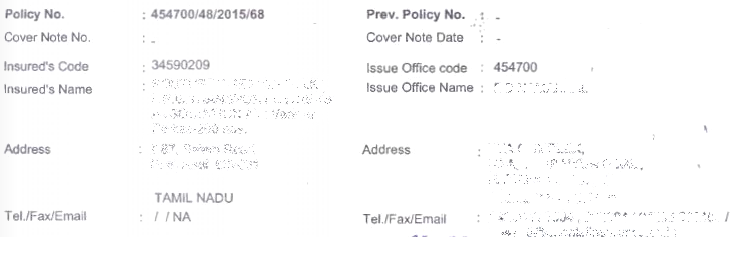
#> input picture image_resources/document_field.png, 746 x 256 px, found by its file name; the run also reads 2 pictures not shown here
$ python 44_a_DocumentFieldDetection.py
#> lines starting #> are read from the running program, lines starting #| are printed output that depends on the picture

import cv2
import numpy as np
import imutils

# https://www.geeksforgeeks.org/python-document-field-detection-using-template-matching/

'''
Approach:

Clip/Crop field images from the main document and use them as separate templates.
Define/tune thresholds for different fields.
Apply template matching for each cropped field template using OpenCV function cv2.matchTemplate()
Draw bounding boxes using the coordinates of rectangles fetched from template matching.
Optional: Augment field templates and fine tune threshold to improve result for different document images.
'''

field_threshold = { "prev_policy_no" : 0.7,
                    "address"        : 0.7,
                  }

# Function to Generate bounding
# boxes around detected fields
def getBoxed(img, img_gray, template, field_name = "policy_no"):

    w, h = template.shape[::-1]

    # Apply template matching
    res = cv2.matchTemplate(img_gray, template,
                           cv2.TM_CCOEFF_NORMED)

    hits = np.where(res >= field_threshold[field_name])

    # Draw a rectangle around the matched region.
    for pt in zip(*hits[::-1]):
        cv2.rectangle(img, pt, (pt[0] + w, pt[1] + h),
                                    (0, 255, 255), 2)

        y = pt[1] - 10 if pt[1] - 10 > 10 else pt[1] + h + 20

        cv2.putText(img, field_name, (pt[0], y),
            cv2.FONT_HERSHEY_SIMPLEX, 0.8, (0, 0, 255), 1)

    return img


# Driver Function
if __name__ == '__main__':

    # Read the original document image
    img    = cv2.imread('/home/dewatic/Documents/openCV-Basic-with-Python/image_resources/document_field.png')
#> img is the input picture: shape (256, 746, 3); mean B, G, R 251.2, 250.9, 251
    # img = cv2.imread('doc.png')

    # 3-d to 2-d conversion
    img_gray = cv2.cvtColor(img, cv2.COLOR_BGR2GRAY)

    # Field templates
    template_add = cv2.imread('/home/dewatic/Documents/openCV-Basic-with-Python/image_resources/doc_address.png', 0)
    template_prev = cv2.imread('/home/dewatic/Documents/openCV-Basic-with-Python/image_resources/doc_prev_policy.png', 0)

    img = getBoxed(img.copy(), img_gray.copy(), template_add, 'address')
#> in getBoxed, `res = cv2.matchTemplate(img_gray, template, cv2.TM_CCOEFF_NORMED)`:
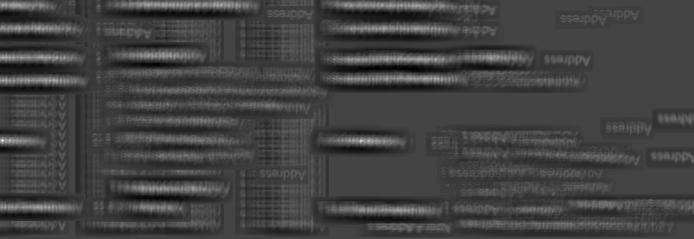
#> res: shape (239, 694) float32; min -0.364, max 1, mean -0.00781; drawn with min black and max white
#> in getBoxed, `hits = np.where(res >= field_threshold[field_name])`: hits = ([139, 140, 140, 140, 140, 140, 141], [2, 1, 2, 3, 360, 361, 2])
#> the loop in getBoxed, `for pt in zip(*hits[::-1]):` made 7 passes
#> (pt, y) on passes 1 to 7: ((2, 139), 129), ((1, 140), 130), ((2, 140), 130), ((3, 140), 130), ((360, 140), 130), ((361, 140), 130), ((2, 141), 131)

    img = getBoxed(img.copy(), img_gray.copy(), template_prev, 'prev_policy_no')
#> call 2 of getBoxed, with template = array of shape (18, 108), field_name = 'prev_policy_no'
#> in getBoxed (call 2), `res = cv2.matchTemplate(img_gray, template, cv2.TM_CCOEFF_NORMED)`:
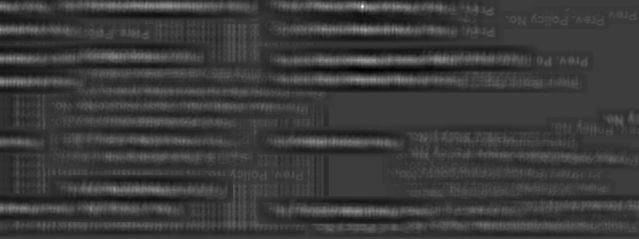
#> res: shape (239, 639) float32; min -0.316, max 1, mean -0.00772; drawn with min black and max white
#> in getBoxed (call 2), `hits = np.where(res >= field_threshold[field_name])`: hits = ([5, 6, 6, 6, 7], [362, 361, 362, 363, 362])
#> the loop in getBoxed (call 2), `for pt in zip(*hits[::-1]):` made 5 passes
#> (pt, y) on passes 1 to 5: ((362, 5), 43), ((361, 6), 44), ((362, 6), 44), ((363, 6), 44), ((362, 7), 45)
#> after the loop in getBoxed (call 2), `for pt in zip(*hits[::-1]):`:
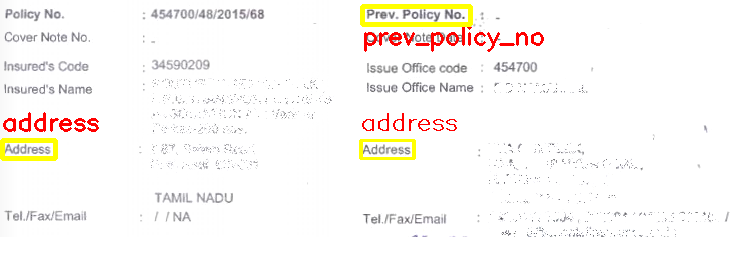
#> img: shape (256, 746, 3); mean of channels 0, 1, 2 245.2, 248.1, 251.1; drawn as B, G, R

    cv2.imshow('Detected', img)

    cv2.waitKey(0)
    cv2.destroyAllWindows()
